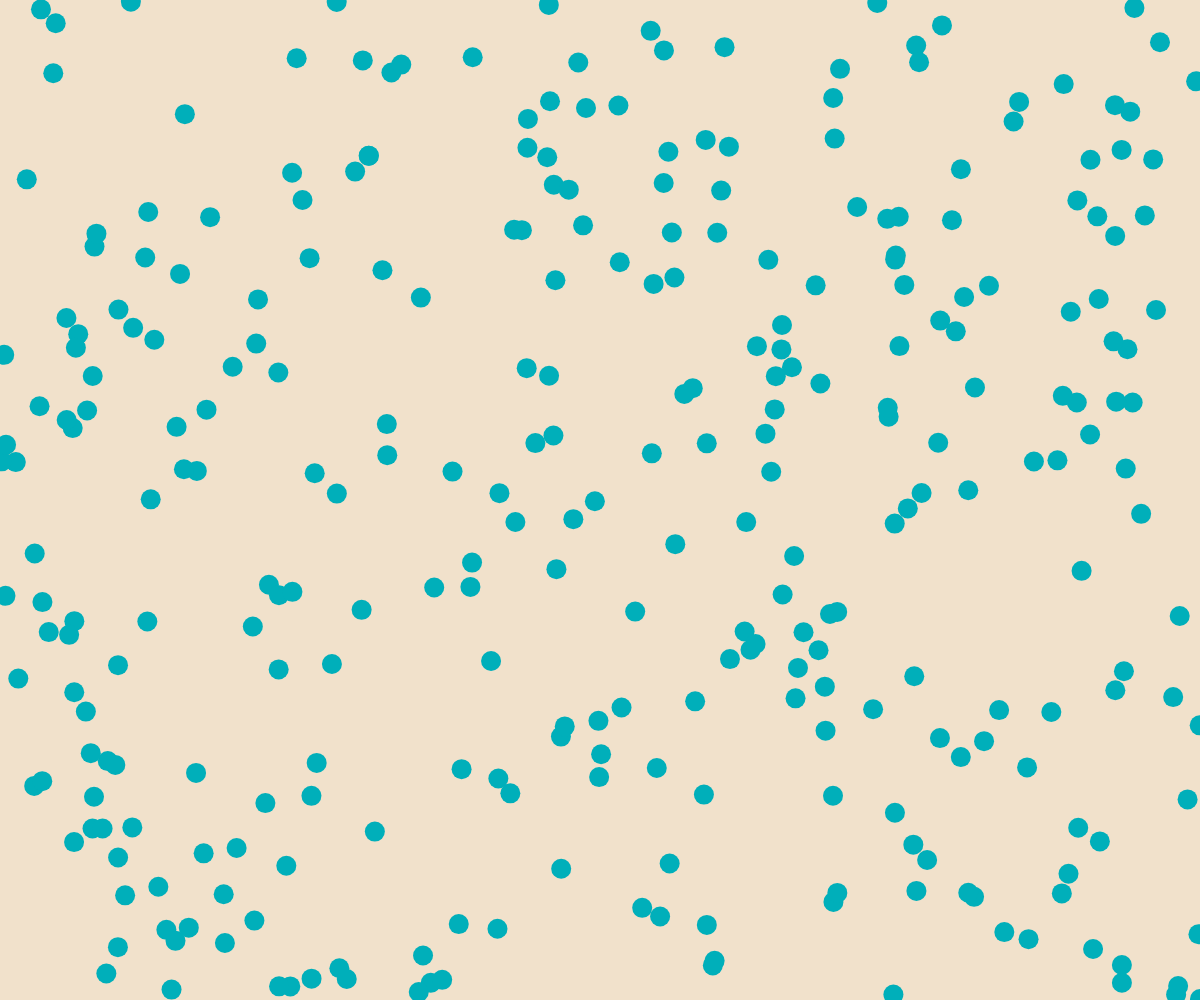
Frame 1 (no input)
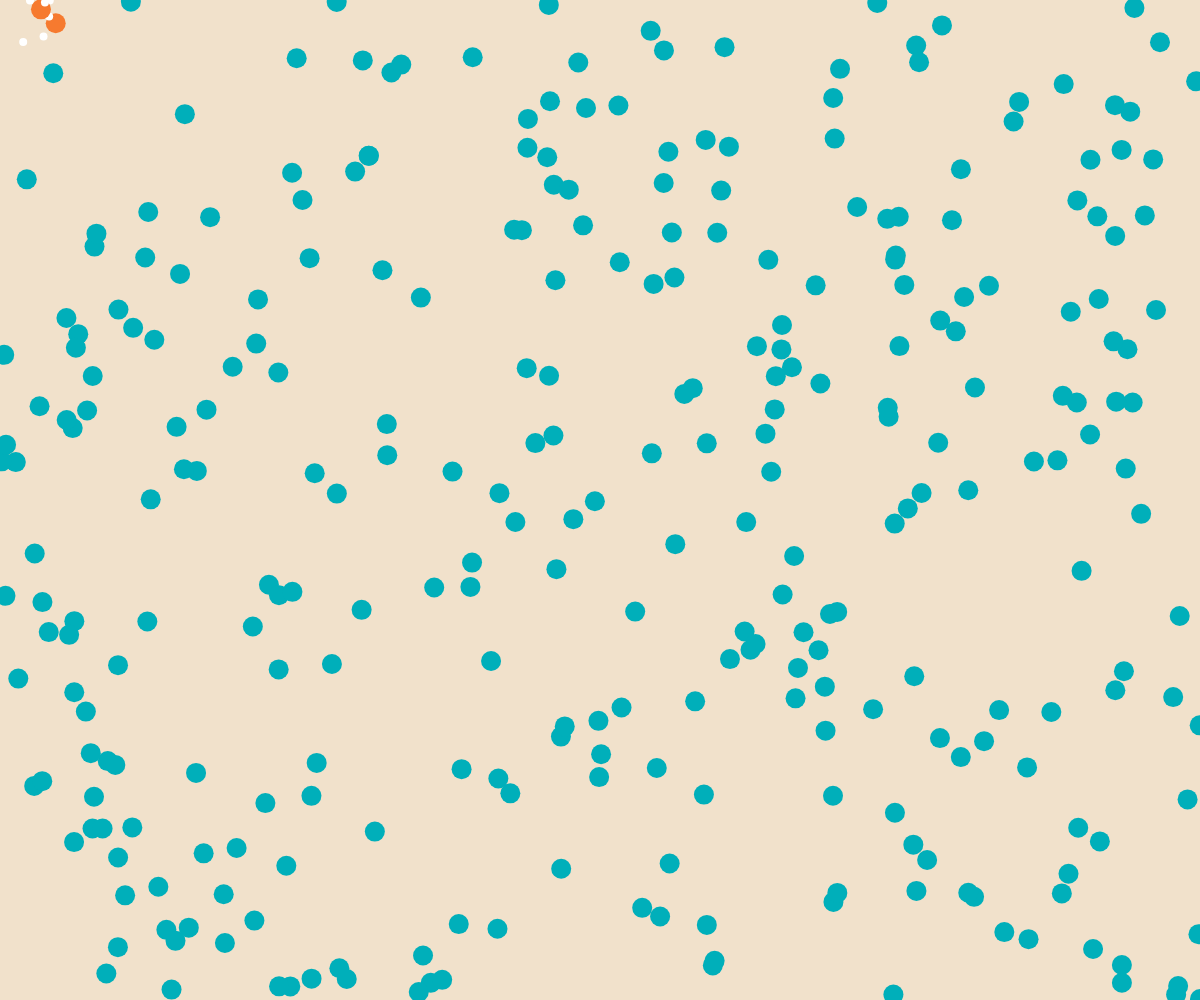
Frame 60 (no input)
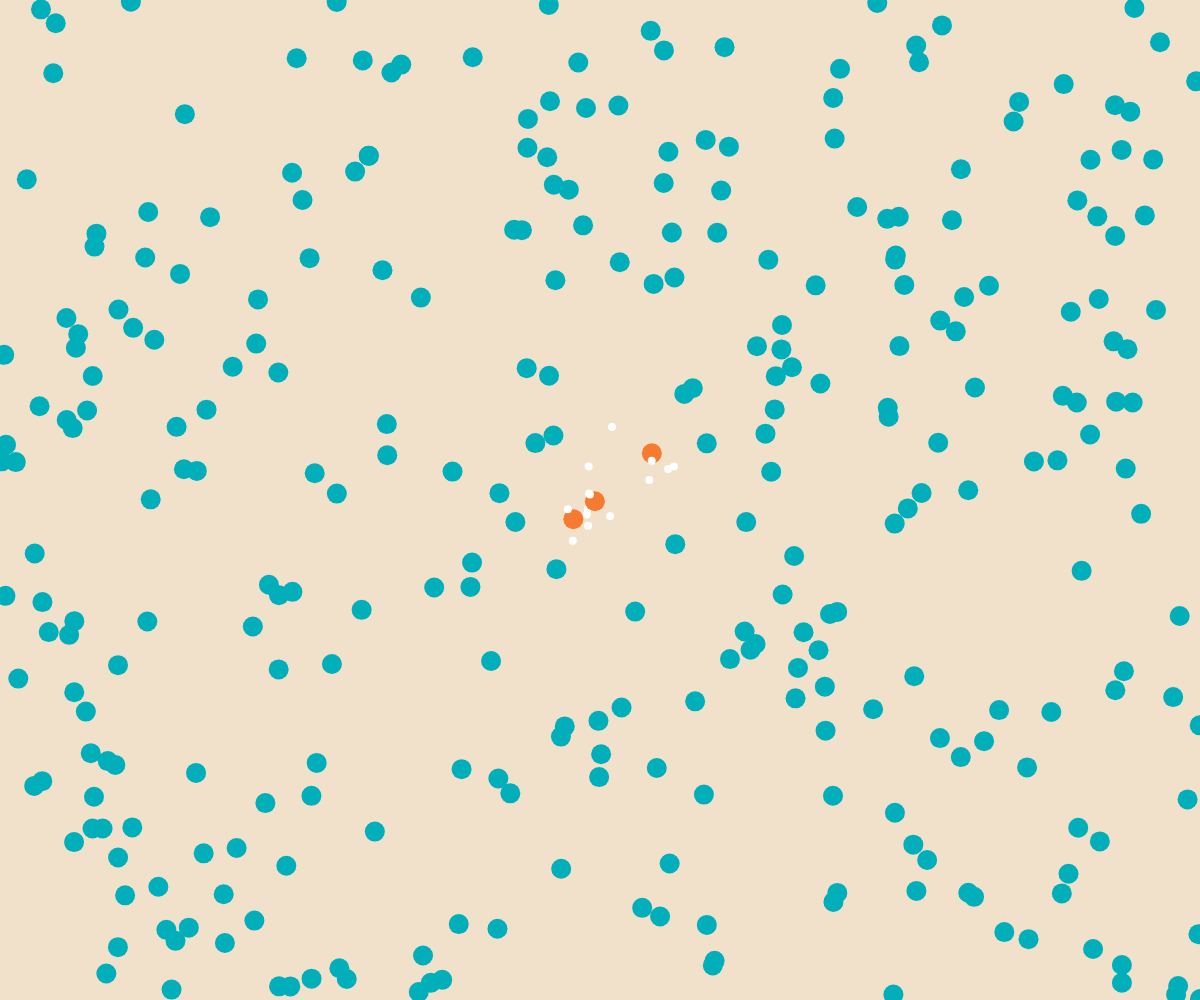
Frame 120 (the mouse pressed at the canvas centre since frame 60)

The p5.js sketch that drew these frames (run headless with seeded random() and noise() and a simulated clock; from frame 60 on, the mouse is pressed at the canvas centre):

// p5.js sketch
// ── sketch.js
var setup = function(){

  createCanvas(windowWidth,windowHeight);

  allDots = [];

  for(var i = 0; i < 300; i++){
      allDots[i] = new Dot();
  }
};

var draw = function(){

  background('#f1e1cb');

  for(var i = 0; i < allDots.length; i++){
      allDots[i].draw();
  }
};

// ── class.js

class Dot {
//Baut
constructor (){
  this.color = '#00afba' ;
  this.position= createVector(random(0,width),random(0, height));
  this.dots_two = [];
}
  //Zeichnet
  draw() {
    noStroke();
    fill(this.color);
    ellipse(this.position.x, this.position.y, 20, 20);
    //Dots umfärben
    if(dist(this.position.x, this.position.y, mouseX, mouseY) < 70){
      this.color = '#f67a2f';
      //Dots zwei aufrufen
      if(this.dots_two.length > 0) {
        for ( var i = 0; i < this.dots_two.length; i++){
          this.dots_two[i].draw();
        }
      } else {
        // Array dots_two füllen bzw erstellt
        for ( var i = 0; i < 5; i++){
          this.dots_two[i] = new Dot_two(this.position.x, this.position.y);
        }
      }
    }
    else {
      //zurück färben
      this.color = '#00afba';
      // Array leeren
      this.dots_two = [];
    }
  }
}

// ── class_two.js

class Dot_two {
  //Baut
  constructor (BigDotX, BigDotY){
    this.color = '000000' ;
    //Abhängigkeit von großem Dot
    this.position= createVector(BigDotX + random(-20,20),BigDotY + random(-20, 20));
  }
  // Zeichnet
  draw() {
    noStroke();
    fill(this.color);
    ellipse(this.position.x, this.position.y, 8, 8);
    //Dot_two Bewegung
    this.position.x += random(-2, 2);
    this.position.y += random(-2, 2);

  }
}
